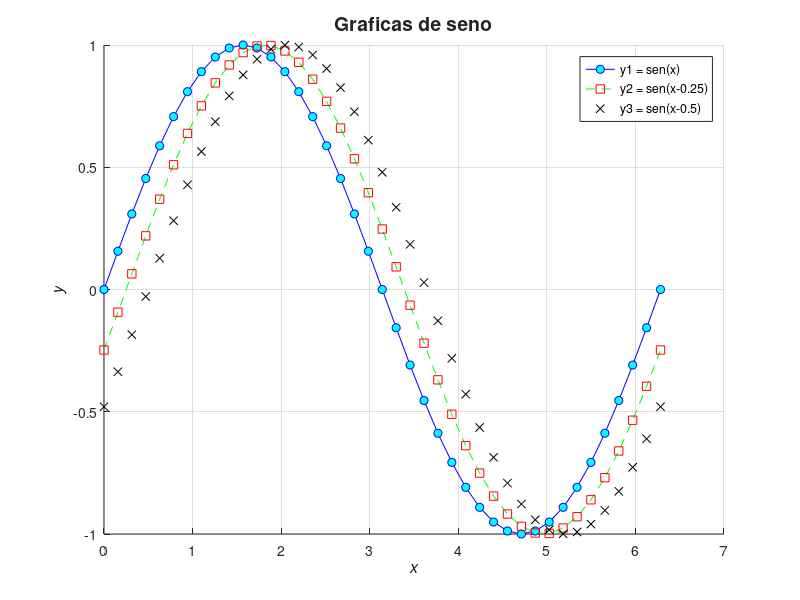

MATLAB code to generate this figure:
x = 0:pi/20:2*pi;
y1 = sin(x);
y2 = sin(x-0.25);
y3 = sin(x-0.5);

figure;
title('Graficas de seno','color', [36, 36, 36]/255, 'fontsize', 14);
hold on;

plot(x, y1,'-bo', 'markerfacecolor', 'c');
plot(x, y2, '--gs', 'markeredgecolor', 'r');
plot(x, y3, 'rx', 'markeredgecolor', 'k');

grid on;
ylabel('y', 'fontsize', 12, 'fontangle', 'italic');
xlabel('x', 'fontsize', 12, 'fontangle', 'italic');
legend('y1 = sen(x)', 'y2 = sen(x-0.25)', 'y3 = sen(x-0.5)');
